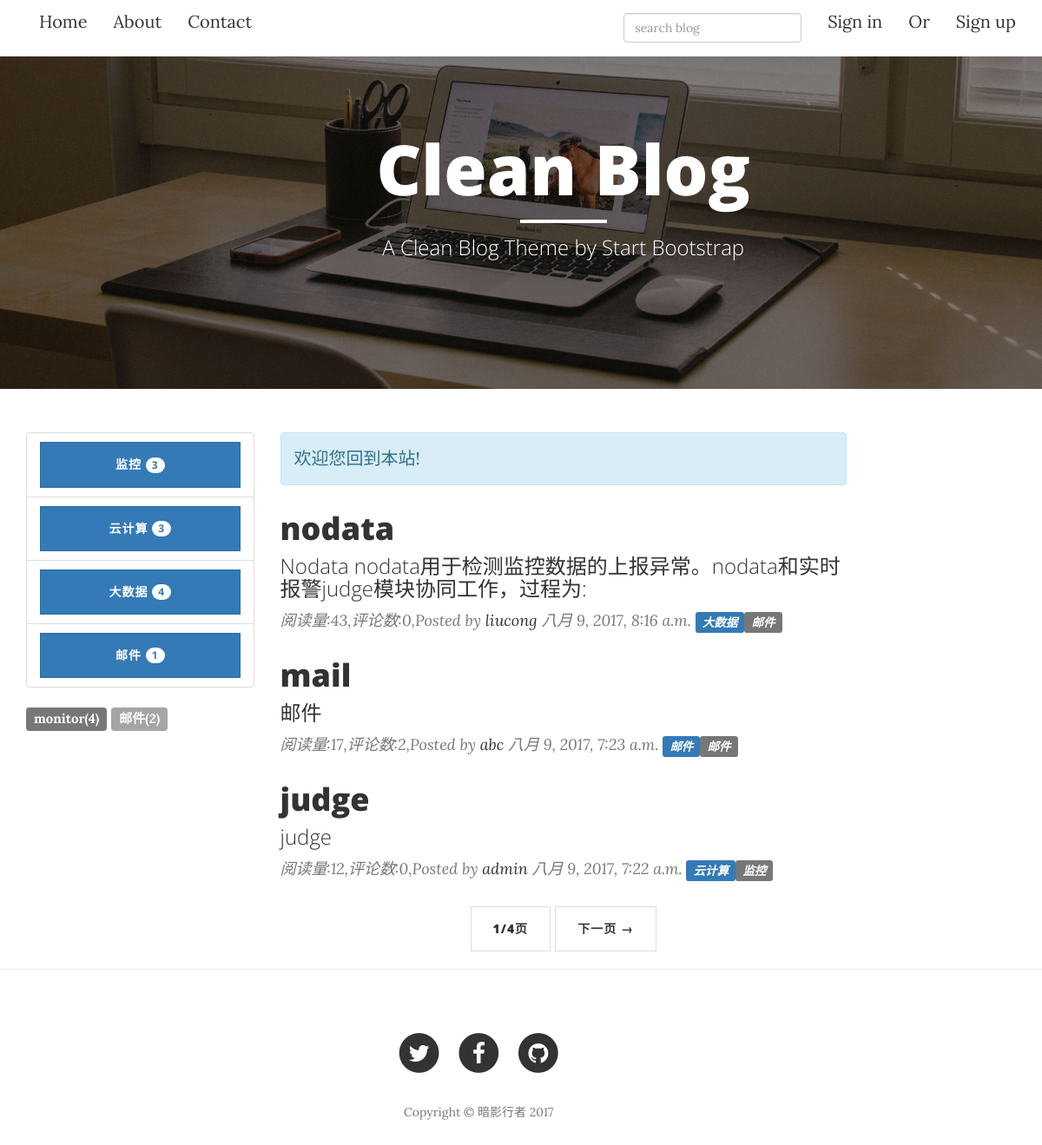
Screenshot of /blog/ with the database file from the repository.
### blog/models.py (models this page shows, shortened)
class Category(models.Model):
    name = models.CharField(max_length=255)
    def __unicode__(self):
        return self.name

class Tag(models.Model):
    name = models.CharField(max_length=255)
    def __unicode__(self):
        return self.name

class Article(models.Model):
    title = models.CharField(max_length=255)
    abstract = models.CharField(max_length=255,blank=True)
    content = models.TextField()
    create_time = models.DateTimeField(auto_now_add=True)
    modify_time = models.DateTimeField(auto_now_add=True)
    author = models.ForeignKey(Author,on_delete=models.CASCADE)
    tags = models.ManyToManyField(Tag,blank=True)
    category = models.ForeignKey(Category,on_delete=models.CASCADE)
    read_count = models.PositiveIntegerField(default=0)
    def get_absolute_url(self):
        return reverse("blog:detail",kwargs={'pk':self.pk})

class Author(models.Model):
    name  = models.CharField(max_length=255)
    password = models.CharField(max_length=255)
    email = models.EmailField()

### blog/views.py (the view)
# urls.py: url(r'^(?P<cid>[0-9]*)/$', views.index,name="index"),
def index(request):
    article_list = Article.objects.all().order_by('-create_time')
    paginator = Paginator(article_list,3)
    page = request.GET.get('page')
    try:
        pager = paginator.page(page)
    except PageNotAnInteger:
        pager = paginator.page(1)
    return render(request,'blog/index.html',context={'pager':pager})

### blog/templatetags/tags.py (called while the page is built)
@register.simple_tag
def get_categories():
    return Category.objects.all()

@register.simple_tag
def get_tags():
    return Tag.objects.annotate(num_articles=Count('article')).filter(num_articles__gt=0)

### blog/templates/blog/index.html (shortened to what this page needs)
{% extends 'blog/base.html' %}
{% load tags %}
{% block header %}
    <header class="intro-header bg-img">
        <div class="container">
            <div class="row">
                <div class="col-lg-7 col-lg-offset-3 col-md-9 col-md-offset-1">
                    <div class="site-heading">
                        <h1>Clean Blog</h1>
                        <hr class="small">
                        <span class="subheading">A Clean Blog Theme by Start Bootstrap</span>
                    </div>
                </div>
            </div>
        </div>
    </header>
{% endblock header %}
{% block main %}
    <div class="col-lg-7 col-md-9">
        <div class="alert alert-info" role="alert">
            欢迎您回到本站!
        </div>
    {% for article in pager.object_list %}
        <div class="post-preview">
            <a href="{{ article.get_absolute_url }}">
                <h2 class="post-title">
                    {{ article.title }}
                </h2>
                <h3 class="post-subtitle">
                    {{ article.abstract }}
                </h3>
            </a>
            <p class="post-meta">阅读量:{{ article.read_count }},评论数:{{ article.comment_set.count }},Posted by <a href="#">{{ article.author.name }}</a> {{ article.create_time }} <a href="{% url 'blog:category' article.category.pk %}"><span class="label label-primary">{{ article.category }}</span></a>{% for tag in article.tags.all %}<a href="{% url 'blog:tag' tag.pk %}"><span class="label label-default">{{ tag.name }}</span></a>{% endfor %}</p>
        </div>
    {% empty %}
        <div class="post-preview">
            暂时还没有发布的文章!
        </div>
        {% endfor %}
        <ul class="pager">
            <li>
                <a href="#">{{ pager.number }}/{{ pager.paginator.num_pages }}页</a>
            </li>
            {% if pager.has_next %}
            <li>
                <a href="?page={{ pager.next_page_number }}">下一页 &rarr;</a>
            </li>
            {% endif %}
        </ul>
     </div>
{% endblock main %}

### blog/templates/blog/base.html (shortened to what this page needs)
{% load staticfiles %}
{% load tags %}
<!DOCTYPE html>
<html lang="en">
<head>
    <link href="{% static 'blog/vendor/bootstrap/css/bootstrap.min.css' %}" rel="stylesheet">
    <link href="{% static 'blog/css/clean-blog.min.css' %}" rel="stylesheet">
    <link href="{% static 'blog/vendor/font-awesome/css/font-awesome.min.css' %}" rel="stylesheet" type="text/css">
    <link href="{% static 'blog/css/django-blog.css' %}" rel="stylesheet">
    <link href="{% static 'blog/css/code.css' %}" rel="stylesheet">
</head>
<body>
    <nav class="navbar-collapse collapse navbar navbar-fixed-top" style="background-color:#FFFFFF;"role="navigation">
        <div class="container-fluid">
            <div class="collapse navbar-collapse" id="bs-example-navbar-collapse-1">
                <ul class="nav navbar-nav navbar-left">
                    <li>
                        <a href="{% url 'blog:index'%}">Home</a>
                    </li>
                    <li>
                        <a href="{% url 'blog:about' %}">About</a> </li>
                    <li>
                        <a href="{% url 'blog:contact'%}">Contact</a>
                    </li>
                </ul>
                <ul class="nav navbar-nav navbar-right">
                    <li>
                        <a href="#">
                        <form action="{%url 'haystack_search' %}" method="get">
                            <input type="search" name="q" placeholder="search blog" class="form-control header-search-input js-site-search-focus" />
                        </form>
                        </a>
                    </li>
                    {% if not user.is_authenticated %}
                    <li>
                        <a href="/users/login/?next={{ request.path }}">Sign in</a>
                    </li>
                    <li>
                        <a href="#">Or</a>
                    </li>
                    <li>
                        <a href="/users/register/?next={% url 'login' %}">Sign up</a>
                    </li>
                    {% else %}
                    <li>
                        <a href="/users/logout/?next=/">logout</a>
                    </li>
                    {% endif %}
                </ul>
                </div>
        </div>
    </nav>
    {% block header %}
    {% endblock %}
    <div class="container">
        <div class="row">
            <div class="col-lg-3 col-md-3">
                {% get_categories as categories %}
                <div class="list-group">
                {% for category in categories %}
                <a href="{% url 'blog:category' category.pk %}" class="list-group-item">
                    <button class="btn btn-primary" style="width:100%">
                        {{ category }}
                        <span class="badge">
                        {{ category.article_set.count}}
                        </span>
                    </button>
                </a>
                {% empty %}
                暂无分类
                {% endfor %}
                </div>
                {% get_tags as tags %}
                <div class="list-group" id="tagscloud">
                {% for tag in tags %}
                <a href="{% url 'blog:tag' tag.pk %}">
                    <span class="label label-default">{{ tag }}({{ tag.num_articles }})</span>
                </a>
                {% empty %}
                暂无标签
                {% endfor %}
                </div>
            </div>
            {% block main %}
            {% endblock %}
        </div>
    </div>
    <hr>
    <footer>
        <div class="container">
            <div class="row">
                <div class="col-lg-7 col-lg-offset-2 col-md-9 col-md-offset-1">
                    <ul class="list-inline text-center">
                        <li>
                            <a href="#">
                                <span class="fa-stack fa-lg">
                                    <i class="fa fa-circle fa-stack-2x"></i>
                                    <i class="fa fa-twitter fa-stack-1x fa-inverse"></i>
                                </span>
                            </a>
                        </li>
                        <li>
                            <a href="#">
                                <span class="fa-stack fa-lg">
                                    <i class="fa fa-circle fa-stack-2x"></i>
                                    <i class="fa fa-facebook fa-stack-1x fa-inverse"></i>
                                </span>
                            </a>
                        </li>
                        <li>
                            <a href="#">
                                <span class="fa-stack fa-lg">
                                    <i class="fa fa-circle fa-stack-2x"></i>
                                    <i class="fa fa-github fa-stack-1x fa-inverse"></i>
                                </span>
                            </a>
                        </li>
                    </ul>
                    <p class="copyright text-muted">Copyright &copy; 暗影行者 2017</p>
                </div>
            </div>
        </div>
    </footer>
</body>
</html>

### blog/static/blog/css/django-blog.css (style rules this page uses)
.bg-img { background-image: url('../img/home-bg.jpg') }

### rows the page displays
Category: name "监控", article_set.count "3"
Category: name "云计算", article_set.count "3"
Category: name "大数据", article_set.count "4"
Category: name "邮件", article_set.count "1"
Tag: name "monitor", num_articles "4"
Tag: name "邮件", num_articles "2"
Article: title "nodata", abstract "Nodata nodata用于检测监控数据的上报异常。nodata和实时报警judge模块协同工作，过程为:", read_count "43", comment_set.count "0", author.name "liucong", create_time "八月 9, 2017, 8:16 a.m.", category "大数据"
Article: title "mail", abstract "邮件", read_count "17", comment_set.count "2", author.name "abc", create_time "八月 9, 2017, 7:23 a.m.", category "邮件"
Article: title "judge", abstract "judge", read_count "12", comment_set.count "0", author.name "admin", create_time "八月 9, 2017, 7:22 a.m.", category "云计算"
Tag: name "监控"

### other values shown
{{ pager.number }} "1"
{{ pager.paginator.num_pages }} "4"
